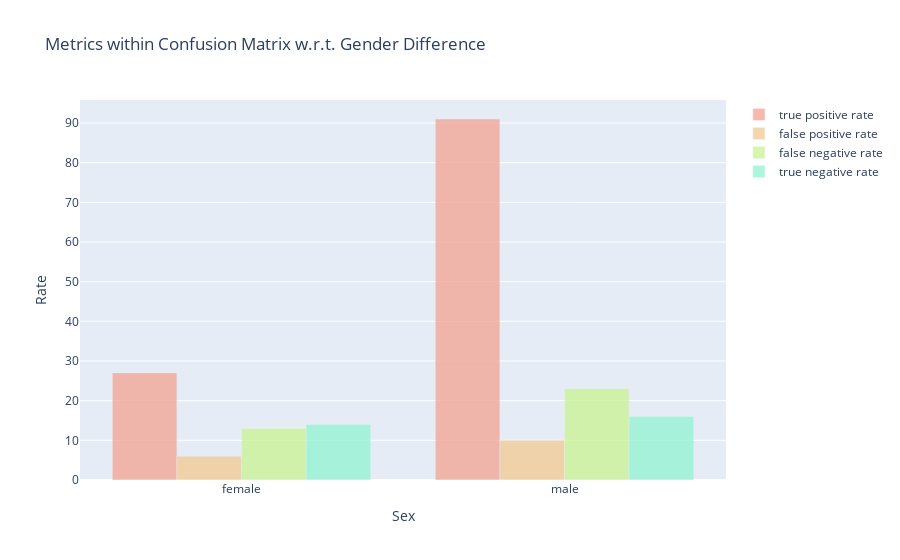

Notebook cell for this chart:
### Code cell
# visualize the results
fig = go.Figure()
fig.add_trace(go.Bar(
    x=list(tpr_sex.keys()),
    y=list(tpr_sex.values()),
    marker_color='#F3A291',
    opacity=0.75,
    name='true positive rate'
))
fig.add_trace(go.Bar(
    x=list(fpr_sex.keys()),
    y=list(fpr_sex.values()),
    marker_color='#F3CA91',
    opacity=0.75,
    name='false positive rate'
))
fig.add_trace(go.Bar(
    x=list(fnr_sex.keys()),
    y=list(fnr_sex.values()),
    marker_color='#CAF391',
    opacity=0.75,
    name='false negative rate'
))
fig.add_trace(go.Bar(
    x=list(tnr_sex.keys()),
    y=list(tnr_sex.values()),
    marker_color='#91F3D1',
    opacity=0.75,
    name='true negative rate'
))
fig.update_layout(
    title_text='Metrics within Confusion Matrix w.r.t. Gender Difference',
    xaxis_title='Sex',
    yaxis_title='Rate'
)
fig.write_image('../results/separation-sex.png')
fig.show()

### Figure 1 — Plotly figure (JSON) as saved in the notebook; plotly's stock layout.template omitted (floating-point values rounded to 4 significant figures)
{"data": [{"marker": {"color": "#F3A291"}, "name": "true positive rate", "opacity": 0.75, "type": "bar", "x": ["female", "male"], "y": [27, 91]}, {"marker": {"color": "#F3CA91"}, "name": "false positive rate", "opacity": 0.75, "type": "bar", "x": ["female", "male"], "y": [6, 10]}, {"marker": {"color": "#CAF391"}, "name": "false negative rate", "opacity": 0.75, "type": "bar", "x": ["female", "male"], "y": [13, 23]}, {"marker": {"color": "#91F3D1"}, "name": "true negative rate", "opacity": 0.75, "type": "bar", "x": ["female", "male"], "y": [14, 16]}], "layout": {"title": {"text": "Metrics within Confusion Matrix w.r.t. Gender Difference"}, "xaxis": {"title": {"text": "Sex"}}, "yaxis": {"title": {"text": "Rate"}}}}
